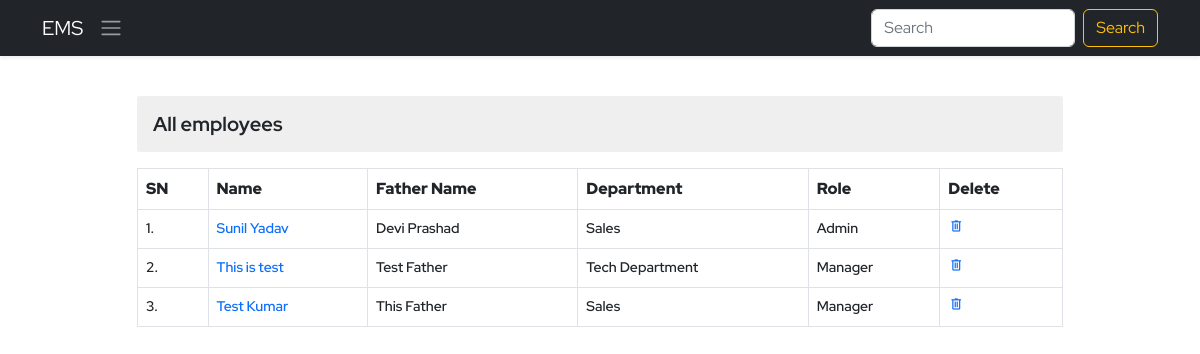
/ems/employee-view/, run on the app's committed database.
### ems/models.py (models this page shows, shortened)
class Employee(models.Model):
    empid=models.AutoField(primary_key=True)
    user=models.OneToOneField(User,on_delete=models.CASCADE)
    name=models.CharField(max_length=50)
    father_name=models.CharField(max_length=50)
    dob=models.DateField()
    email=models.EmailField(max_length=100)
    mobile_no=models.IntegerField()
    emergency_mobile_no=models.IntegerField(null=True,blank=True)
    address=models.OneToOneField(Address, on_delete=models.CASCADE,blank=True, null=True,)
    designation=models.CharField(max_length=70)
    role=models.ForeignKey(Role, on_delete=models.SET_NULL,blank=True, null=True,)
    department=models.ForeignKey(Department, on_delete=models.SET_NULL,blank=True, null=True,)
    joining_date=models.DateField()
    status=models.CharField(max_length=15)

class Department(models.Model):
    name=models.CharField(max_length=70, unique=True)
    description=models.TextField(max_length=200)
    def __str__(self):
        return self.name

class Role(models.Model):
    name=models.CharField(max_length=70, unique=True)
    description=models.TextField(max_length=200)
    def __str__(self):
        return self.name

### ems/views.py (the view)
# urls.py: path('employee-view/',viewEmployee,name='employee-view'),
def viewEmployee(request):
    context = {}
    try:
        employees = Employee.objects.all()
        context['employees'] = employees
    except Exception as e:
        print('View Employee Exception : ', e)
    return render(request, 'ems/view_employee.html', context)

### ems/templates/ems/view_employee.html (shortened to what this page needs)
{% extends './base.html' %}
{% block body %}
<div class="container py-4">
    <div class="row d-flex align-items-center justify-content-center">
        <div class="col-10">
            <h3 class="my-3 derpartment-title">All employees</h3>
            <table class="table table-bordered department-table">
                <tr>
                    <th>SN</th>
                    <th>Name</th>
                    <th>Father Name</th>
                    <th>Department</th>
                    <th>Role</th>
                    <th>Delete</th>
                </tr>
                {% for employee in employees %}
                <tr>
                    <td>{{forloop.counter}}.</td>
                    <td><a class="" href="{% url 'ems:employee-detail' employee.empid %}">{{employee.name}}</a></td>
                    <td>{{employee.father_name}}</td>
                    <td>{{employee.department}}</td>
                    <td>{{employee.role}}</td>
                    <td><a href="#" class="delete"><span class="material-symbols-outlined" onclick="deleteEm()">
                        delete</span></a></td>
                </tr>
                {% endfor %}
            </table>
        </div>
    </div>
</div>
{% endblock body %}

### static/css/style.css (style rules this page uses)
* { margin: 0; padding: 0; box-sizing: border-box; }
:root { --body-font: 'Red Hat Display', sans-serif; --second-font: 'Kaushan Script', cursive; --biggest-font-size: 2rem; --bigger-font-size: 1.5rem; --big-font-size: 1.25rem; --h1-font-size: 1.5rem; --h2-font-size: 1.25rem; --h3-font-size: 1rem; --normal-font-size: .938rem; --small-font-size: .813rem; --smaller-font-size: .75rem; --font-bold: 700; --font-black: 900; }
@media screen and (min-width: 1024px) { :root { --biggest-font-size: 6rem; --bigger-font-size: 3.5rem; --big-font-size: 2.75rem; --h1-font-size: 2.25rem; --h2-font-size: 1.5rem; --h3-font-size: 1.25rem; --normal-font-size: 1rem; --small-font-size: .875rem; --smaller-font-size: .813rem; --bs-modal-width:700px; } }
* { box-sizing: border-box; padding: 0; margin: 0; }
html { scroll-behavior: smooth; }
body, button, label, select, input { font-family: var(--body-font); font-size: var(--normal-font-size); }
h1, h2, h3 { font-weight: var(--font-bold); }
a { text-decoration: none; }
.derpartment-title { font-size: var(--h3-font-size); background-color: #dadada70; padding: 1rem; border-radius: 3px; }
.department-table tr th { font-size: var(--normal-font); font-weight: var(--font-black); }
.department-table tr td { font-size: var(--small-font-size); font-weight:600; }
.department-table tr td .delete span { font-size: 16px !important; }

### data on the page
Employee: name "Sunil Yadav", father_name "Devi Prashad", department "Sales", role "Admin"
Employee: name "This is test", father_name "Test Father", department "Tech Department", role "Manager"
Employee: name "Test Kumar", father_name "This Father", department "Sales", role "Manager"
